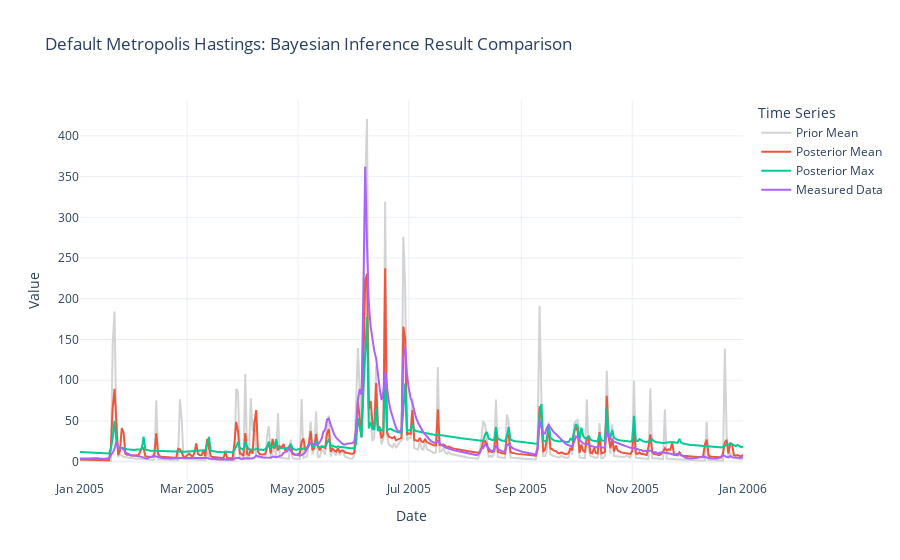

The cell this chart's notebook holds for it:
### Code cell
# Create a figure
fig = go.Figure()
model.get_start_date
dates = model.get_simulation_range()
fig.add_trace(go.Scatter(x=dates, y=prior_means, mode='lines', name='Prior Mean', line=dict(color='lightgrey')))
fig.add_trace(go.Scatter(x=dates, y=posterior_mean, mode='lines', name='Posterior Mean'))
fig.add_trace(go.Scatter(x=dates, y=posterior_max, mode='lines', name='Posterior Max'))
fig.add_trace(go.Scatter(x=dates, y=measured_data, mode='lines', name='Measured Data'))

# Update layout
fig.update_layout(
    title='Tuned Metropolis Hastings: Bayesian Inference Result Comparison',
    xaxis_title='Date',
    yaxis_title='Value',
    legend_title='Time Series',
    hovermode='x unified',
    template='plotly_white'
)

# Show the figure
fig.show()

### Figure 1 — Plotly figure (JSON) as saved in the notebook; plotly's stock layout.template omitted (floating-point values rounded to 4 significant figures; data arrays with more than 128 entries replaced by an {"elided": "..."} marker saying what was removed)
{"data": [{"line": {"color": "lightgrey"}, "mode": "lines", "name": "Prior Mean", "type": "scatter", "x": {"elided": "366 str values"}, "y": {"elided": "366 float values"}}, {"mode": "lines", "name": "Posterior Mean", "type": "scatter", "x": {"elided": "366 str values"}, "y": {"elided": "366 float values"}}, {"mode": "lines", "name": "Posterior Max", "type": "scatter", "x": {"elided": "366 str values"}, "y": {"elided": "366 float values"}}, {"mode": "lines", "name": "Measured Data", "type": "scatter", "x": {"elided": "366 str values"}, "y": {"elided": "366 float values"}}], "layout": {"hovermode": "x unified", "legend": {"title": {"text": "Time Series"}}, "title": {"text": "Default Metropolis Hastings: Bayesian Inference Result Comparison"}, "xaxis": {"title": {"text": "Date"}}, "yaxis": {"title": {"text": "Value"}}}}
